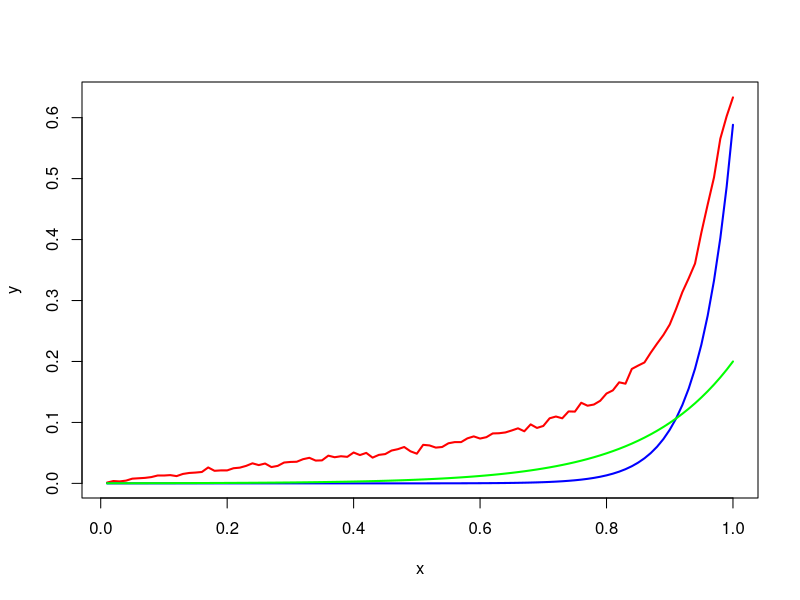

Reproduce this figure in R.
y = as.matrix(read.table('Temp/k1_iris.dat'))
y = as.matrix(read.table('Temp/k1_cancer.dat'))
y = as.matrix(read.table('Temp/k1_wine.dat'))
y = as.matrix(read.table('Temp/k1_seeds.dat'))
y = as.matrix(read.table('Temp/k1_zoo.dat'))

x = seq(0.01,1,length.out = length(y))

plot(x,y,type='l',col='red',lwd=2)

a = 3.296e-09
b = 19
c = 0.02
lines(x,a*exp(b*(x)),col='blue',lwd=2)

dr = 0.4
a = 1 - dr
b = 7
c = 0
lines(x,0.2*exp(b*(x-1))+c,col='green',lwd=2)
